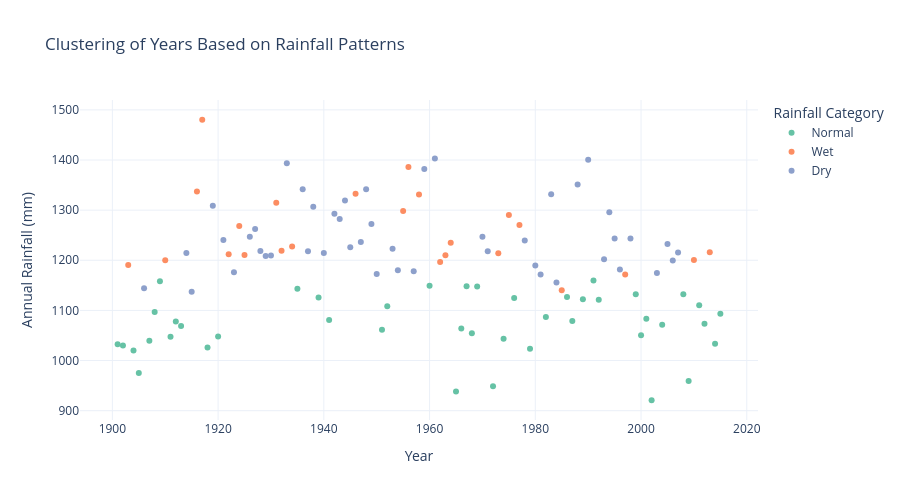

The cell this chart's notebook holds for it:
### Markdown cell above
## Grouping Years Based on Rainfall Patterns
Now, by applying k-means clustering, we will group years into three categories: Dry, Normal, and Wet, based on rainfall patterns

### Code cell
from sklearn.cluster import KMeans
from sklearn.preprocessing import StandardScaler

# prepare data for clustering
rainfall_features = rainfall_data[['Jan-Feb', 'Mar-May', 'Jun-Sep', 'Oct-Dec', 'ANNUAL']]
scaler = StandardScaler()
scaled_features = scaler.fit_transform(rainfall_features)

# perform k-means clustering
kmeans = KMeans(n_clusters=3, random_state=42)
rainfall_data['Rainfall_Cluster'] = kmeans.fit_predict(scaled_features)

# map cluster labels to categories (e.g., Dry, Normal, Wet)
cluster_labels = {0: 'Dry', 1: 'Normal', 2: 'Wet'}
rainfall_data['Rainfall_Category'] = rainfall_data['Rainfall_Cluster'].map(cluster_labels)

fig = px.scatter(
    rainfall_data,
    x='YEAR',
    y='ANNUAL',
    color='Rainfall_Category',
    title='Clustering of Years Based on Rainfall Patterns',
    labels={'YEAR': 'Year', 'ANNUAL': 'Annual Rainfall (mm)', 'Rainfall_Category': 'Rainfall Category'},
    color_discrete_sequence=px.colors.qualitative.Set2,
    hover_data={'Rainfall_Cluster': True, 'Rainfall_Category': True}
)

fig.update_layout(
    template='plotly_white',
    legend_title='Rainfall Category',
    height=500
)

fig.show()

### Figure 1 — Plotly figure (JSON) as saved in the notebook; plotly's stock layout.template omitted (floating-point values rounded to 4 significant figures)
{"data": [{"customdata": [[1, "Normal"], [1, "Normal"], [1, "Normal"], [1, "Normal"], [1, "Normal"], [1, "Normal"], [1, "Normal"], [1, "Normal"], [1, "Normal"], [1, "Normal"], [1, "Normal"], [1, "Normal"], [1, "Normal"], [1, "Normal"], [1, "Normal"], [1, "Normal"], [1, "Normal"], [1, "Normal"], [1, "Normal"], [1, "Normal"], [1, "Normal"], [1, "Normal"], [1, "Normal"], [1, "Normal"], [1, "Normal"], [1, "Normal"], [1, "Normal"], [1, "Normal"], [1, "Normal"], [1, "Normal"], [1, "Normal"], [1, "Normal"], [1, "Normal"], [1, "Normal"], [1, "Normal"], [1, "Normal"], [1, "Normal"], [1, "Normal"], [1, "Normal"], [1, "Normal"], [1, "Normal"], [1, "Normal"], [1, "Normal"], [1, "Normal"]], "hovertemplate": "Rainfall Category=%{customdata[1]}<br>Year=%{x}<br>Annual Rainfall (mm)=%{y}<br>Rainfall_Cluster=%{customdata[0]}<extra></extra>", "legendgroup": "Normal", "marker": {"color": "rgb(102,194,165)", "symbol": "circle"}, "mode": "markers", "name": "Normal", "orientation": "v", "showlegend": true, "type": "scatter", "x": [1901, 1902, 1904, 1905, 1907, 1908, 1909, 1911, 1912, 1913, 1918, 1920, 1935, 1939, 1941, 1951, 1952, 1960, 1965, 1966, 1967, 1968, 1969, 1972, 1974, 1976, 1979, 1982, 1986, 1987, 1989, 1991, 1992, 1999, 2000, 2001, 2002, 2004, 2008, 2009, 2011, 2012, 2014, 2015], "xaxis": "x", "y": [1032.0, 1030.0, 1020.0, 975.3, 1040.0, 1097.0, 1158.0, 1048.0, 1078.0, 1069.0, 1026.0, 1048.0, 1143.0, 1126.0, 1081.0, 1061.0, 1108.0, 1149, 938.4, 1064, 1148.0, 1054.0, 1148.0, 948.5, 1044.0, 1125.0, 1023.0, 1087.0, 1127.0, 1079.0, 1122.0, 1160.0, 1121.0, 1132, 1050.0, 1083.0, 920.8, 1071.0, 1132.0, 959.3, 1110.0, 1074.0, 1034.0, 1093.0], "yaxis": "y"}, {"customdata": [[2, "Wet"], [2, "Wet"], [2, "Wet"], [2, "Wet"], [2, "Wet"], [2, "Wet"], [2, "Wet"], [2, "Wet"], [2, "Wet"], [2, "Wet"], [2, "Wet"], [2, "Wet"], [2, "Wet"], [2, "Wet"], [2, "Wet"], [2, "Wet"], [2, "Wet"], [2, "Wet"], [2, "Wet"], [2, "Wet"], [2, "Wet"], [2, "Wet"], [2, "Wet"], [2, "Wet"]], "hovertemplate": "Rainfall Category=%{customdata[1]}<br>Year=%{x}<br>Annual Rainfall (mm)=%{y}<br>Rainfall_Cluster=%{customdata[0]}<extra></extra>", "legendgroup": "Wet", "marker": {"color": "rgb(252,141,98)", "symbol": "circle"}, "mode": "markers", "name": "Wet", "orientation": "v", "showlegend": true, "type": "scatter", "x": [1903, 1910, 1916, 1917, 1922, 1924, 1925, 1931, 1932, 1934, 1946, 1955, 1956, 1958, 1962, 1963, 1964, 1973, 1975, 1977, 1985, 1997, 2010, 2013], "xaxis": "x", "y": [1190.0, 1200.0, 1337.0, 1480.0, 1212.0, 1268.0, 1210.0, 1315.0, 1219.0, 1228.0, 1333.0, 1298.0, 1386.0, 1331, 1196.0, 1210.0, 1235.0, 1214, 1290.0, 1270.0, 1140, 1171.0, 1200.0, 1216.0], "yaxis": "y"}, {"customdata": [[0, "Dry"], [0, "Dry"], [0, "Dry"], [0, "Dry"], [0, "Dry"], [0, "Dry"], [0, "Dry"], [0, "Dry"], [0, "Dry"], [0, "Dry"], [0, "Dry"], [0, "Dry"], [0, "Dry"], [0, "Dry"], [0, "Dry"], [0, "Dry"], [0, "Dry"], [0, "Dry"], [0, "Dry"], [0, "Dry"], [0, "Dry"], [0, "Dry"], [0, "Dry"], [0, "Dry"], [0, "Dry"], [0, "Dry"], [0, "Dry"], [0, "Dry"], [0, "Dry"], [0, "Dry"], [0, "Dry"], [0, "Dry"], [0, "Dry"], [0, "Dry"], [0, "Dry"], [0, "Dry"], [0, "Dry"], [0, "Dry"], [0, "Dry"], [0, "Dry"], [0, "Dry"], [0, "Dry"], [0, "Dry"], [0, "Dry"], [0, "Dry"], [0, "Dry"], [0, "Dry"]], "hovertemplate": "Rainfall Category=%{customdata[1]}<br>Year=%{x}<br>Annual Rainfall (mm)=%{y}<br>Rainfall_Cluster=%{customdata[0]}<extra></extra>", "legendgroup": "Dry", "marker": {"color": "rgb(141,160,203)", "symbol": "circle"}, "mode": "markers", "name": "Dry", "orientation": "v", "showlegend": true, "type": "scatter", "x": [1906, 1914, 1915, 1919, 1921, 1923, 1926, 1927, 1928, 1929, 1930, 1933, 1936, 1937, 1938, 1940, 1942, 1943, 1944, 1945, 1947, 1948, 1949, 1950, 1953, 1954, 1957, 1959, 1961, 1970, 1971, 1978, 1980, 1981, 1983, 1984, 1988, 1990, 1993, 1994, 1995, 1996, 1998, 2003, 2005, 2006, 2007], "xaxis": "x", "y": [1144.0, 1214.0, 1137.0, 1309.0, 1240.0, 1176.0, 1247.0, 1263.0, 1218.0, 1208.0, 1209.0, 1394.0, 1342.0, 1218.0, 1307.0, 1215.0, 1293.0, 1282.0, 1319.0, 1226.0, 1237.0, 1342.0, 1272.0, 1172.0, 1223.0, 1180.0, 1178.0, 1382.0, 1403, 1247, 1218, 1239.0, 1190.0, 1172.0, 1332.0, 1156.0, 1351, 1401.0, 1202.0, 1296.0, 1244.0, 1182.0, 1244.0, 1174.0, 1232.0, 1199.0, 1216.0], "yaxis": "y"}], "layout": {"height": 500, "legend": {"title": {"text": "Rainfall Category"}, "tracegroupgap": 0}, "title": {"text": "Clustering of Years Based on Rainfall Patterns"}, "xaxis": {"anchor": "y", "domain": [0, 1], "title": {"text": "Year"}}, "yaxis": {"anchor": "x", "domain": [0, 1], "title": {"text": "Annual Rainfall (mm)"}}}}
